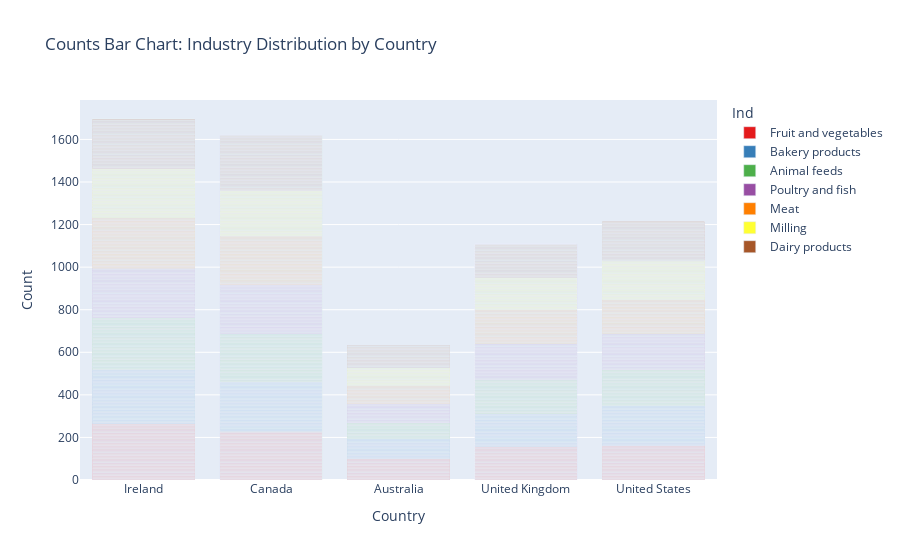

The cell this chart's notebook holds for it:
### Markdown cell above
### Now by counts in the Industry

### Code cell
# Create a bar chart to show the distribution of original industries by country
fig = px.bar(data_graphics, x='country', color='Ind', title='Bar Chart: Industry Distribution by Country')
fig.update_layout(xaxis_title='Country', yaxis_title='Count')

# Create a colorful bar chart with a specified color palette
fig = px.bar(data_graphics, x='country', color='Ind', 
             title='Counts Bar Chart: Industry Distribution by Country',
             color_discrete_sequence=px.colors.qualitative.Set1)  # You can choose any color palette

fig.update_layout(xaxis_title='Country', yaxis_title='Count')

# Show the plot
fig.show()

### Figure 1 — Plotly figure (JSON) as saved in the notebook; plotly's stock layout.template omitted (floating-point values rounded to 4 significant figures; data arrays with more than 128 entries replaced by an {"elided": "..."} marker saying what was removed)
{"data": [{"alignmentgroup": "True", "hovertemplate": "Ind=Fruit and vegetables<br>country=%{x}<br>count=%{y}<extra></extra>", "legendgroup": "Fruit and vegetables", "marker": {"color": "rgb(228,26,28)", "pattern": {"shape": ""}}, "name": "Fruit and vegetables", "offsetgroup": "Fruit and vegetables", "orientation": "v", "showlegend": true, "textposition": "auto", "type": "bar", "x": {"elided": "916 str values"}, "xaxis": "x", "y": {"elided": "916 int values"}, "yaxis": "y"}, {"alignmentgroup": "True", "hovertemplate": "Ind=Bakery products<br>country=%{x}<br>count=%{y}<extra></extra>", "legendgroup": "Bakery products", "marker": {"color": "rgb(55,126,184)", "pattern": {"shape": ""}}, "name": "Bakery products", "offsetgroup": "Bakery products", "orientation": "v", "showlegend": true, "textposition": "auto", "type": "bar", "x": {"elided": "917 str values"}, "xaxis": "x", "y": {"elided": "917 int values"}, "yaxis": "y"}, {"alignmentgroup": "True", "hovertemplate": "Ind=Animal feeds<br>country=%{x}<br>count=%{y}<extra></extra>", "legendgroup": "Animal feeds", "marker": {"color": "rgb(77,175,74)", "pattern": {"shape": ""}}, "name": "Animal feeds", "offsetgroup": "Animal feeds", "orientation": "v", "showlegend": true, "textposition": "auto", "type": "bar", "x": {"elided": "876 str values"}, "xaxis": "x", "y": {"elided": "876 int values"}, "yaxis": "y"}, {"alignmentgroup": "True", "hovertemplate": "Ind=Poultry and fish<br>country=%{x}<br>count=%{y}<extra></extra>", "legendgroup": "Poultry and fish", "marker": {"color": "rgb(152,78,163)", "pattern": {"shape": ""}}, "name": "Poultry and fish", "offsetgroup": "Poultry and fish", "orientation": "v", "showlegend": true, "textposition": "auto", "type": "bar", "x": {"elided": "893 str values"}, "xaxis": "x", "y": {"elided": "893 int values"}, "yaxis": "y"}, {"alignmentgroup": "True", "hovertemplate": "Ind=Meat<br>country=%{x}<br>count=%{y}<extra></extra>", "legendgroup": "Meat", "marker": {"color": "rgb(255,127,0)", "pattern": {"shape": ""}}, "name": "Meat", "offsetgroup": "Meat", "orientation": "v", "showlegend": true, "textposition": "auto", "type": "bar", "x": {"elided": "869 str values"}, "xaxis": "x", "y": {"elided": "869 int values"}, "yaxis": "y"}, {"alignmentgroup": "True", "hovertemplate": "Ind=Milling<br>country=%{x}<br>count=%{y}<extra></extra>", "legendgroup": "Milling", "marker": {"color": "rgb(255,255,51)", "pattern": {"shape": ""}}, "name": "Milling", "offsetgroup": "Milling", "orientation": "v", "showlegend": true, "textposition": "auto", "type": "bar", "x": {"elided": "865 str values"}, "xaxis": "x", "y": {"elided": "865 int values"}, "yaxis": "y"}, {"alignmentgroup": "True", "hovertemplate": "Ind=Dairy products<br>country=%{x}<br>count=%{y}<extra></extra>", "legendgroup": "Dairy products", "marker": {"color": "rgb(166,86,40)", "pattern": {"shape": ""}}, "name": "Dairy products", "offsetgroup": "Dairy products", "orientation": "v", "showlegend": true, "textposition": "auto", "type": "bar", "x": {"elided": "933 str values"}, "xaxis": "x", "y": {"elided": "933 int values"}, "yaxis": "y"}], "layout": {"barmode": "relative", "legend": {"title": {"text": "Ind"}, "tracegroupgap": 0}, "title": {"text": "Counts Bar Chart: Industry Distribution by Country"}, "xaxis": {"anchor": "y", "domain": [0, 1], "title": {"text": "Country"}}, "yaxis": {"anchor": "x", "domain": [0, 1], "title": {"text": "Count"}}}}
